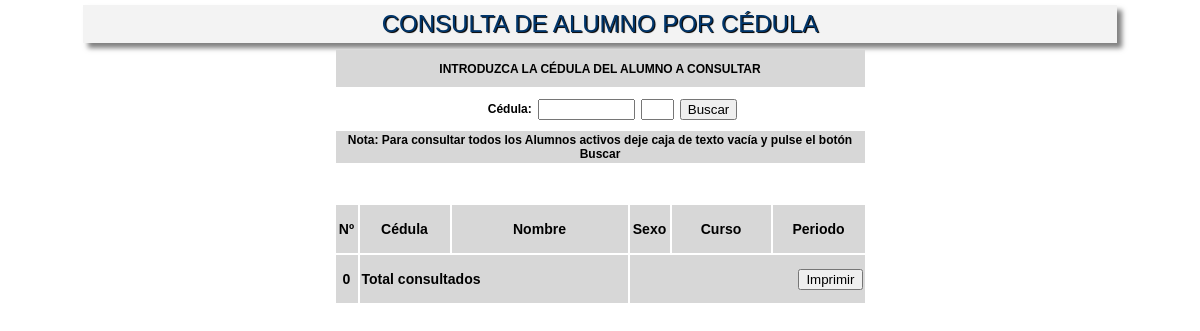
Before: /consulta_alumno_ci.php (signed in) with the older database file.
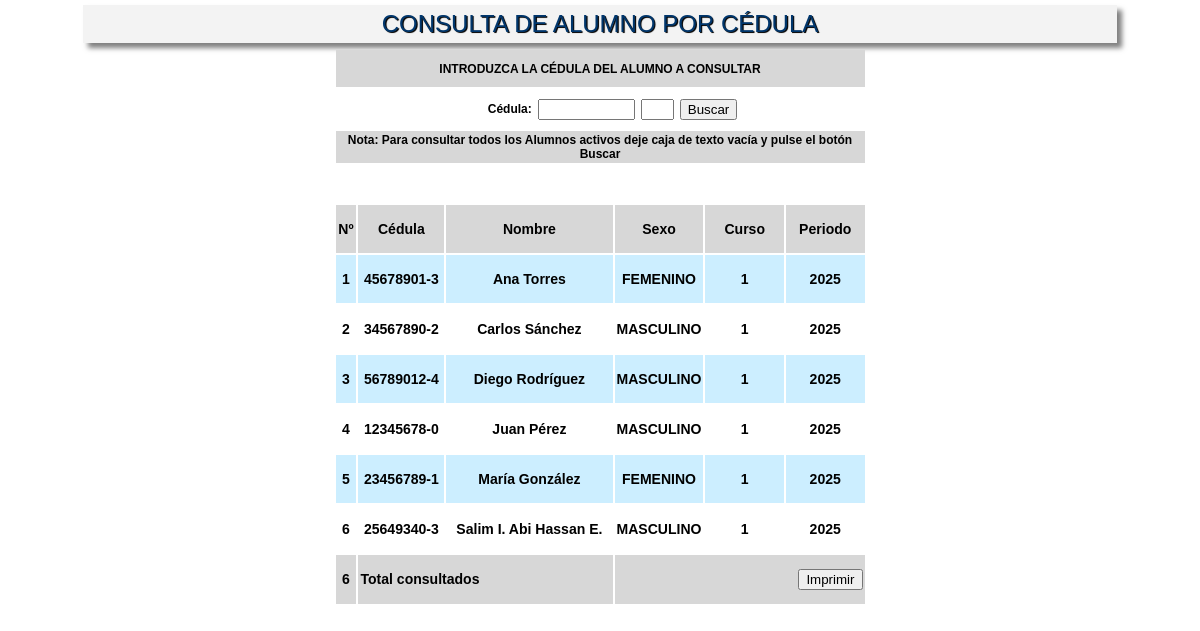
After: the same page with the newer database file.
### tables this page shows
CREATE TABLE `alumno` (
  `id_alu` int(11) NOT NULL,
  `ci_alu` int(9) NOT NULL,
  `ci_alu2` varchar(1) NOT NULL,
  `nom_alu` varchar(50) NOT NULL,
  `grado` int(2) NOT NULL,
  `seccion` varchar(2) NOT NULL,
  `periodo` varchar(5) NOT NULL,
  `sexo` varchar(15) NOT NULL,
  `retirado` int(1) NOT NULL,
  `borrado` int(1) NOT NULL
);

### consulta_alumno_ci.php (the view, shortened to what this page needs)
<?php
$ci_alu = $_POST['ci_alu'] ?? '';
$ci_alu2 = $_POST['ci_alu2'] ?? '';
$conexion = conectarse_escuela();
if (!empty($ci_alu)) {
    $consulta_alu = "SELECT * FROM alumno WHERE ci_alu2='$ci_alu2' AND ci_alu='$ci_alu' AND retirado=0 AND borrado=0 ORDER BY nom_alu ASC";
} else {
    $consulta_alu = "SELECT * FROM alumno WHERE retirado=0 AND borrado=0 ORDER BY nom_alu ASC";
}
$resultado_alu = $conexion->query($consulta_alu);
?>
<!DOCTYPE html PUBLIC "-//W3C//DTD XHTML 1.0 Transitional//EN" "http://www.w3.org/TR/xhtml1/DTD/xhtml1-transitional.dtd">
<html xmlns="http://www.w3.org/1999/xhtml">
<head>
</head>
<body>
<center>
<form id="form1" name="form1" method="post" action="consulta_alumno_ci.php">
    <div class="caja" align="center">
        <font class="sombra" color="#00366C" face="Arial Black, Gadget, sans-serif" size="5">
            CONSULTA DE ALUMNO POR CÉDULA
        </font>
    </div>
    <table width="533" border="0" align="center" cellpadding="2" cellspacing="2">
        <tr>
            <td height="33" colspan="4" align="center" bgcolor="#D7D7D7"><strong>INTRODUZCA LA CÉDULA DEL ALUMNO A CONSULTAR</strong></td>
        </tr>
        <tr>
            <td width="227" height="36" align="right"><strong>Cédula:</strong></td>
            <td width="54">
                <input name="ci_alu" type="text" id="ci_alu" value="<?php echo htmlspecialchars($ci_alu); ?>" onkeyup="return ValNumero(this);" maxlength="9" size="9" />
            </td>
            <td width="16">
                <input name="ci_alu2" type="text" id="ci_alu2" value="<?php echo htmlspecialchars($ci_alu2); ?>" maxlength="1" size="1" />
            </td>
            <td width="210">
                <input type="submit" name="button" id="button" value="Buscar" />
            </td>
        </tr>
        <tr>
            <td colspan="4" align="center" bgcolor="#D7D7D7">
                <strong>Nota: Para consultar todos los Alumnos activos deje caja de texto vacía y pulse el botón Buscar</strong>
            </td>
        </tr>
    </table>
    <p>&nbsp;</p>
    <table width="533" border="0" align="center" cellpadding="2" cellspacing="2">
        <tr>
            <td width="18" height="26" align="center" valign="middle" bgcolor="#D7D7D7"><h3><strong>Nº</strong></h3></td>
            <td width="86" align="center" valign="middle" bgcolor="#D7D7D7"><h3><strong>Cédula</strong></h3></td>
            <td width="172" align="center" valign="middle" bgcolor="#D7D7D7"><h3><strong>Nombre</strong></h3></td>
            <td width="36" align="center" valign="middle" bgcolor="#D7D7D7"><h3><strong>Sexo</strong></h3></td>
            <td width="95" align="center" valign="middle" bgcolor="#D7D7D7"><h3><strong>Curso</strong></h3></td>
            <td width="88" align="center" valign="middle" bgcolor="#D7D7D7"><h3><strong>Periodo</strong></h3></td>
        </tr>
        <?php
        $fila = 1;
        $i = 0;
        while ($datos_alu = $resultado_alu->fetch_assoc()) {
            $resto = $fila % 2;
            $color = ($resto == 0) ? "#FFFFFF" : "#CCEEFF";
            $fila++;
            $i++;
            $sexo = $datos_alu['sexo'] == "M" ? "MASCULINO" : "FEMENINO";
            ?>
            <tr bgcolor="<?php echo $color; ?>">
                <td align="center" nowrap="nowrap"><h3><?php echo $i; ?></h3></td>
                <td align="center" nowrap="nowrap"><h3><?php echo htmlspecialchars($datos_alu['ci_alu'] . '-' . $datos_alu['ci_alu2']); ?></h3></td>
                <td align="center" nowrap="nowrap"><h3><?php echo htmlspecialchars($datos_alu['nom_alu']); ?></h3></td>
                <td align="center" nowrap="nowrap"><h3><?php echo $sexo; ?></h3></td>
                <td align="center" nowrap="nowrap"><h3><?php echo htmlspecialchars($datos_alu['grado']); ?></h3></td>
                <td align="center" valign="middle" nowrap="nowrap"><h3><?php echo htmlspecialchars($datos_alu['periodo']); ?></h3></td>
            </tr>
        <?php } ?>
        <tr>
            <td height="26" align="center" valign="middle" bgcolor="#D7D7D7"><h3><strong><?php echo $i; ?></strong></h3></td>
            <td height="26" colspan="2" align="left" valign="middle" bgcolor="#D7D7D7"><h3><strong>Total consultados</strong></h3></td>
            <td height="26" colspan="3" align="right" valign="middle" bgcolor="#D7D7D7">
                <input type="button" value="Imprimir" onclick="window.print()" />
            </td>
        </tr>
    </table>
    <p>&nbsp;</p>
</form>
</center>
</body>
</html>

Changed rows visible on the page:
added alumno: ci_alu+ci_alu2 "45678901-3", nom_alu "Ana Torres", sexo "FEMENINO", grado "1", periodo "2025"
added alumno: ci_alu+ci_alu2 "34567890-2", nom_alu "Carlos Sánchez", sexo "MASCULINO", grado "1", periodo "2025"
added alumno: ci_alu+ci_alu2 "56789012-4", nom_alu "Diego Rodríguez", sexo "MASCULINO", grado "1", periodo "2025"
added alumno: ci_alu+ci_alu2 "12345678-0", nom_alu "Juan Pérez", sexo "MASCULINO", grado "1", periodo "2025"
added alumno: ci_alu+ci_alu2 "23456789-1", nom_alu "María González", sexo "FEMENINO", grado "1", periodo "2025"
added alumno: ci_alu+ci_alu2 "25649340-3", nom_alu "Salim I. Abi Hassan E.", sexo "MASCULINO", grado "1", periodo "2025"
Other visible differences:
$i: "0" → "6"
